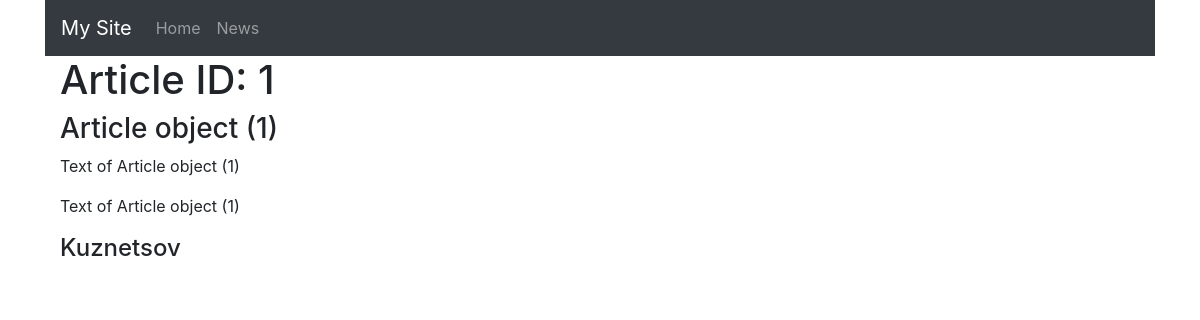
The page /news/1/ on the database its author committed.
### news_blog/models.py (models this page shows, shortened)
class Article(models.Model):
    title = models.CharField(max_length=100)
    created_date = models.DateTimeField(default=timezone.now)
    text = models.TextField()
    published_date = models.DateTimeField(
        blank=True, null=True)
    author = models.ForeignKey(Author, on_delete=models.CASCADE)

class Author(models.Model):
    id = models.UUIDField(primary_key=True, default=uuid.uuid4, editable=False)
    name = models.CharField(max_length=50)
    email = models.EmailField()

### news_blog/views.py (the view)
# urls.py: path("<int:article_id>/", views.get_article, name="article"),
def get_article(request, article_id):
   try:
       article = Article.objects.get(id=article_id)
       author = Author.objects.filter(article__pk=article_id)
   except (Article.DoesNotExist, Author.DoesNotExist) as error:
       return HttpResponseNotFound(error)
   return render(request, 'news_blog/news_article.html',{'article': article, 'author': author})

### news_blog/templates/news_blog/news_article.html (shortened to what this page needs)
<!DOCTYPE html>
<html lang="en">
<head>
</head>
<body>
    <main role="main" class="container">
    {% extends "news_blog/base.html" %}
    {% block title %}Article ID: {{ article.id }}{% endblock %}
    {% block content %}
        <div class="row">
            <div class="col-sm">
                <h3>{{ article.title }}</h3>
                <p>{{ article.text }}</p>
                <p>{{ article.text }}</p>
                <h4>{{ article.author.name }}</h4>
            </div>
        </div>
    {% endblock %}

### rows shown on the page
Article: id "1", title "Article object (1)", text "Text of Article object (1)", author.name "Kuznetsov"
